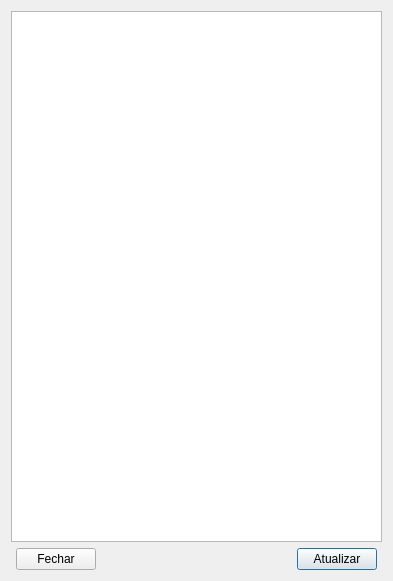
<?xml version="1.0" encoding="UTF-8"?>
<ui version="4.0">
 <class>Xbee_List</class>
 <widget class="QDialog" name="Xbee_List">
  <property name="geometry">
   <rect>
    <x>0</x>
    <y>0</y>
    <width>393</width>
    <height>581</height>
   </rect>
  </property>
  <property name="sizePolicy">
   <sizepolicy hsizetype="Minimum" vsizetype="Minimum">
    <horstretch>0</horstretch>
    <verstretch>0</verstretch>
   </sizepolicy>
  </property>
  <property name="windowTitle">
   <string>Dialog</string>
  </property>
  <layout class="QVBoxLayout" name="verticalLayout">
   <item>
    <widget class="QTableView" name="tbl_xbee">
     <property name="sizePolicy">
      <sizepolicy hsizetype="Expanding" vsizetype="Expanding">
       <horstretch>0</horstretch>
       <verstretch>0</verstretch>
      </sizepolicy>
     </property>
     <property name="autoFillBackground">
      <bool>false</bool>
     </property>
     <property name="frameShape">
      <enum>QFrame::StyledPanel</enum>
     </property>
     <property name="frameShadow">
      <enum>QFrame::Raised</enum>
     </property>
     <property name="lineWidth">
      <number>2</number>
     </property>
     <property name="midLineWidth">
      <number>0</number>
     </property>
     <property name="horizontalScrollBarPolicy">
      <enum>Qt::ScrollBarAlwaysOff</enum>
     </property>
     <property name="alternatingRowColors">
      <bool>true</bool>
     </property>
     <property name="selectionMode">
      <enum>QAbstractItemView::SingleSelection</enum>
     </property>
    </widget>
   </item>
   <item>
    <layout class="QHBoxLayout" name="horizontalLayout">
     <property name="sizeConstraint">
      <enum>QLayout::SetMaximumSize</enum>
     </property>
     <property name="leftMargin">
      <number>5</number>
     </property>
     <property name="rightMargin">
      <number>5</number>
     </property>
     <item>
      <widget class="QPushButton" name="btn_fechar">
       <property name="text">
        <string>Fechar</string>
       </property>
      </widget>
     </item>
     <item>
      <spacer name="horizontalSpacer">
       <property name="orientation">
        <enum>Qt::Horizontal</enum>
       </property>
       <property name="sizeType">
        <enum>QSizePolicy::MinimumExpanding</enum>
       </property>
       <property name="sizeHint" stdset="0">
        <size>
         <width>40</width>
         <height>20</height>
        </size>
       </property>
      </spacer>
     </item>
     <item>
      <widget class="QPushButton" name="btn_atualizar">
       <property name="sizePolicy">
        <sizepolicy hsizetype="Fixed" vsizetype="Fixed">
         <horstretch>0</horstretch>
         <verstretch>0</verstretch>
        </sizepolicy>
       </property>
       <property name="text">
        <string>Atualizar</string>
       </property>
       <property name="default">
        <bool>true</bool>
       </property>
      </widget>
     </item>
    </layout>
   </item>
  </layout>
 </widget>
 <resources/>
 <connections>
  <connection>
   <sender>btn_fechar</sender>
   <signal>clicked()</signal>
   <receiver>Xbee_List</receiver>
   <slot>close()</slot>
   <hints>
    <hint type="sourcelabel">
     <x>56</x>
     <y>555</y>
    </hint>
    <hint type="destinationlabel">
     <x>196</x>
     <y>290</y>
    </hint>
   </hints>
  </connection>
 </connections>
</ui>
